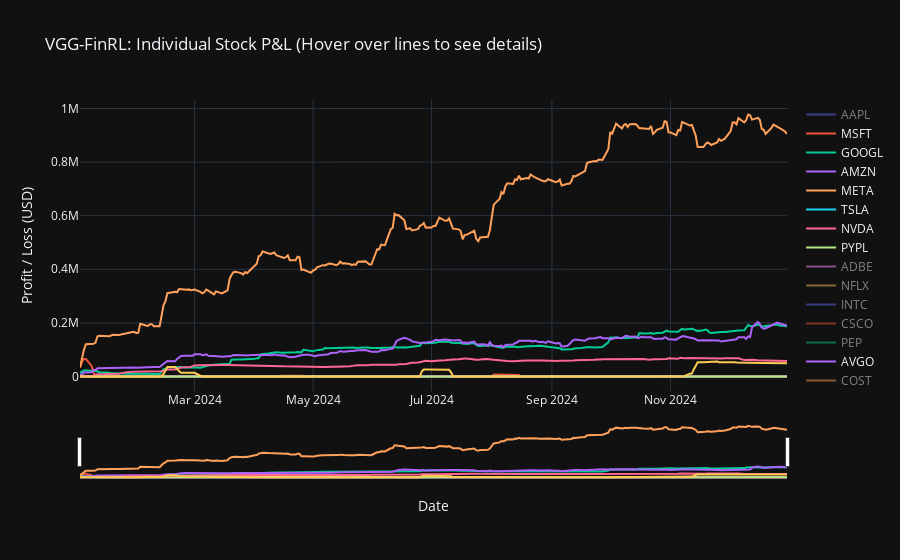

The code cell stored with this chart in its notebook:
### Code cell
# ============================================================
# CELL 10 — Interactive Plotly P&L Chart
# ============================================================
final_pnl   = true_pnl_df[TICKERS].iloc[-1]
top_5       = final_pnl.nlargest(5).index.tolist()
bottom_5    = final_pnl.nsmallest(5).index.tolist()
key_tickers = set(top_5 + bottom_5)

fig = go.Figure()

for ticker in TICKERS:
    if ticker not in true_pnl_df.columns:
        continue
    fig.add_trace(go.Scatter(
        x=true_pnl_df['Date'],
        y=true_pnl_df[ticker],
        name=ticker,
        mode='lines',
        visible=True if ticker in key_tickers else 'legendonly',
        hovertemplate=f"<b>{ticker}</b><br>PnL: %{{y:$.2f}}<br>Date: %{{x}}<extra></extra>"
    ))

fig.update_layout(
    title='VGG-FinRL: Individual Stock P&L (Hover over lines to see details)',
    template='plotly_dark',
    hovermode='closest',
    hoverlabel=dict(bgcolor='black', font_size=13),
    xaxis_title='Date',
    yaxis_title='Profit / Loss (USD)',
    legend=dict(groupclick='toggleitem', traceorder='grouped')
)
fig.update_xaxes(rangeslider_visible=True)
#fig.write_html("pnl_chart.html")
#print("Open pnl_chart.html in your browser")
fig.show()

### Figure 1 — Plotly figure (JSON) as saved in the notebook; plotly's stock layout.template omitted (floating-point values rounded to 4 significant figures; data arrays with more than 128 entries replaced by an {"elided": "..."} marker saying what was removed)
{"data": [{"hovertemplate": "<b>AAPL</b><br>PnL: %{y:$.2f}<br>Date: %{x}<extra></extra>", "mode": "lines", "name": "AAPL", "type": "scatter", "visible": "legendonly", "x": {"elided": "252 str values"}, "y": {"elided": "252 float values"}}, {"hovertemplate": "<b>MSFT</b><br>PnL: %{y:$.2f}<br>Date: %{x}<extra></extra>", "mode": "lines", "name": "MSFT", "type": "scatter", "visible": true, "x": {"elided": "252 str values"}, "y": {"elided": "252 float values"}}, {"hovertemplate": "<b>GOOGL</b><br>PnL: %{y:$.2f}<br>Date: %{x}<extra></extra>", "mode": "lines", "name": "GOOGL", "type": "scatter", "visible": true, "x": {"elided": "252 str values"}, "y": {"elided": "252 float values"}}, {"hovertemplate": "<b>AMZN</b><br>PnL: %{y:$.2f}<br>Date: %{x}<extra></extra>", "mode": "lines", "name": "AMZN", "type": "scatter", "visible": true, "x": {"elided": "252 str values"}, "y": {"elided": "252 float values"}}, {"hovertemplate": "<b>META</b><br>PnL: %{y:$.2f}<br>Date: %{x}<extra></extra>", "mode": "lines", "name": "META", "type": "scatter", "visible": true, "x": {"elided": "252 str values"}, "y": {"elided": "252 float values"}}, {"hovertemplate": "<b>TSLA</b><br>PnL: %{y:$.2f}<br>Date: %{x}<extra></extra>", "mode": "lines", "name": "TSLA", "type": "scatter", "visible": true, "x": {"elided": "252 str values"}, "y": {"elided": "252 int values"}}, {"hovertemplate": "<b>NVDA</b><br>PnL: %{y:$.2f}<br>Date: %{x}<extra></extra>", "mode": "lines", "name": "NVDA", "type": "scatter", "visible": true, "x": {"elided": "252 str values"}, "y": {"elided": "252 int values"}}, {"hovertemplate": "<b>PYPL</b><br>PnL: %{y:$.2f}<br>Date: %{x}<extra></extra>", "mode": "lines", "name": "PYPL", "type": "scatter", "visible": true, "x": {"elided": "252 str values"}, "y": {"elided": "252 float values"}}, {"hovertemplate": "<b>ADBE</b><br>PnL: %{y:$.2f}<br>Date: %{x}<extra></extra>", "mode": "lines", "name": "ADBE", "type": "scatter", "visible": "legendonly", "x": {"elided": "252 str values"}, "y": {"elided": "252 float values"}}, {"hovertemplate": "<b>NFLX</b><br>PnL: %{y:$.2f}<br>Date: %{x}<extra></extra>", "mode": "lines", "name": "NFLX", "type": "scatter", "visible": "legendonly", "x": {"elided": "252 str values"}, "y": {"elided": "252 float values"}}, {"hovertemplate": "<b>INTC</b><br>PnL: %{y:$.2f}<br>Date: %{x}<extra></extra>", "mode": "lines", "name": "INTC", "type": "scatter", "visible": "legendonly", "x": {"elided": "252 str values"}, "y": {"elided": "252 int values"}}, {"hovertemplate": "<b>CSCO</b><br>PnL: %{y:$.2f}<br>Date: %{x}<extra></extra>", "mode": "lines", "name": "CSCO", "type": "scatter", "visible": "legendonly", "x": {"elided": "252 str values"}, "y": {"elided": "252 float values"}}, {"hovertemplate": "<b>PEP</b><br>PnL: %{y:$.2f}<br>Date: %{x}<extra></extra>", "mode": "lines", "name": "PEP", "type": "scatter", "visible": "legendonly", "x": {"elided": "252 str values"}, "y": {"elided": "252 float values"}}, {"hovertemplate": "<b>AVGO</b><br>PnL: %{y:$.2f}<br>Date: %{x}<extra></extra>", "mode": "lines", "name": "AVGO", "type": "scatter", "visible": true, "x": {"elided": "252 str values"}, "y": {"elided": "252 float values"}}, {"hovertemplate": "<b>COST</b><br>PnL: %{y:$.2f}<br>Date: %{x}<extra></extra>", "mode": "lines", "name": "COST", "type": "scatter", "visible": "legendonly", "x": {"elided": "252 str values"}, "y": {"elided": "252 float values"}}, {"hovertemplate": "<b>QCOM</b><br>PnL: %{y:$.2f}<br>Date: %{x}<extra></extra>", "mode": "lines", "name": "QCOM", "type": "scatter", "visible": "legendonly", "x": {"elided": "252 str values"}, "y": {"elided": "252 float values"}}, {"hovertemplate": "<b>CMCSA</b><br>PnL: %{y:$.2f}<br>Date: %{x}<extra></extra>", "mode": "lines", "name": "CMCSA", "type": "scatter", "visible": true, "x": {"elided": "252 str values"}, "y": {"elided": "252 float values"}}, {"hovertemplate": "<b>TMUS</b><br>PnL: %{y:$.2f}<br>Date: %{x}<extra></extra>", "mode": "lines", "name": "TMUS", "type": "scatter", "visible": "legendonly", "x": {"elided": "252 str values"}, "y": {"elided": "252 float values"}}, {"hovertemplate": "<b>TXN</b><br>PnL: %{y:$.2f}<br>Date: %{x}<extra></extra>", "mode": "lines", "name": "TXN", "type": "scatter", "visible": "legendonly", "x": {"elided": "252 str values"}, "y": {"elided": "252 int values"}}, {"hovertemplate": "<b>AMGN</b><br>PnL: %{y:$.2f}<br>Date: %{x}<extra></extra>", "mode": "lines", "name": "AMGN", "type": "scatter", "visible": true, "x": {"elided": "252 str values"}, "y": {"elided": "252 float values"}}, {"hovertemplate": "<b>HON</b><br>PnL: %{y:$.2f}<br>Date: %{x}<extra></extra>", "mode": "lines", "name": "HON", "type": "scatter", "visible": "legendonly", "x": {"elided": "252 str values"}, "y": {"elided": "252 float values"}}, {"hovertemplate": "<b>SBUX</b><br>PnL: %{y:$.2f}<br>Date: %{x}<extra></extra>", "mode": "lines", "name": "SBUX", "type": "scatter", "visible": "legendonly", "x": {"elided": "252 str values"}, "y": {"elided": "252 float values"}}, {"hovertemplate": "<b>INTU</b><br>PnL: %{y:$.2f}<br>Date: %{x}<extra></extra>", "mode": "lines", "name": "INTU", "type": "scatter", "visible": "legendonly", "x": {"elided": "252 str values"}, "y": {"elided": "252 float values"}}, {"hovertemplate": "<b>MDLZ</b><br>PnL: %{y:$.2f}<br>Date: %{x}<extra></extra>", "mode": "lines", "name": "MDLZ", "type": "scatter", "visible": "legendonly", "x": {"elided": "252 str values"}, "y": {"elided": "252 float values"}}, {"hovertemplate": "<b>GILD</b><br>PnL: %{y:$.2f}<br>Date: %{x}<extra></extra>", "mode": "lines", "name": "GILD", "type": "scatter", "visible": "legendonly", "x": {"elided": "252 str values"}, "y": {"elided": "252 float values"}}, {"hovertemplate": "<b>ISRG</b><br>PnL: %{y:$.2f}<br>Date: %{x}<extra></extra>", "mode": "lines", "name": "ISRG", "type": "scatter", "visible": "legendonly", "x": {"elided": "252 str values"}, "y": {"elided": "252 int values"}}, {"hovertemplate": "<b>ADP</b><br>PnL: %{y:$.2f}<br>Date: %{x}<extra></extra>", "mode": "lines", "name": "ADP", "type": "scatter", "visible": "legendonly", "x": {"elided": "252 str values"}, "y": {"elided": "252 float values"}}, {"hovertemplate": "<b>BKNG</b><br>PnL: %{y:$.2f}<br>Date: %{x}<extra></extra>", "mode": "lines", "name": "BKNG", "type": "scatter", "visible": "legendonly", "x": {"elided": "252 str values"}, "y": {"elided": "252 float values"}}, {"hovertemplate": "<b>VRTX</b><br>PnL: %{y:$.2f}<br>Date: %{x}<extra></extra>", "mode": "lines", "name": "VRTX", "type": "scatter", "visible": "legendonly", "x": {"elided": "252 str values"}, "y": {"elided": "252 float values"}}, {"hovertemplate": "<b>ADI</b><br>PnL: %{y:$.2f}<br>Date: %{x}<extra></extra>", "mode": "lines", "name": "ADI", "type": "scatter", "visible": "legendonly", "x": {"elided": "252 str values"}, "y": {"elided": "252 float values"}}], "layout": {"hoverlabel": {"bgcolor": "black", "font": {"size": 13}}, "hovermode": "closest", "legend": {"groupclick": "toggleitem", "traceorder": "grouped"}, "title": {"text": "VGG-FinRL: Individual Stock P&L (Hover over lines to see details)"}, "xaxis": {"rangeslider": {"visible": true}, "title": {"text": "Date"}}, "yaxis": {"title": {"text": "Profit / Loss (USD)"}}}}
